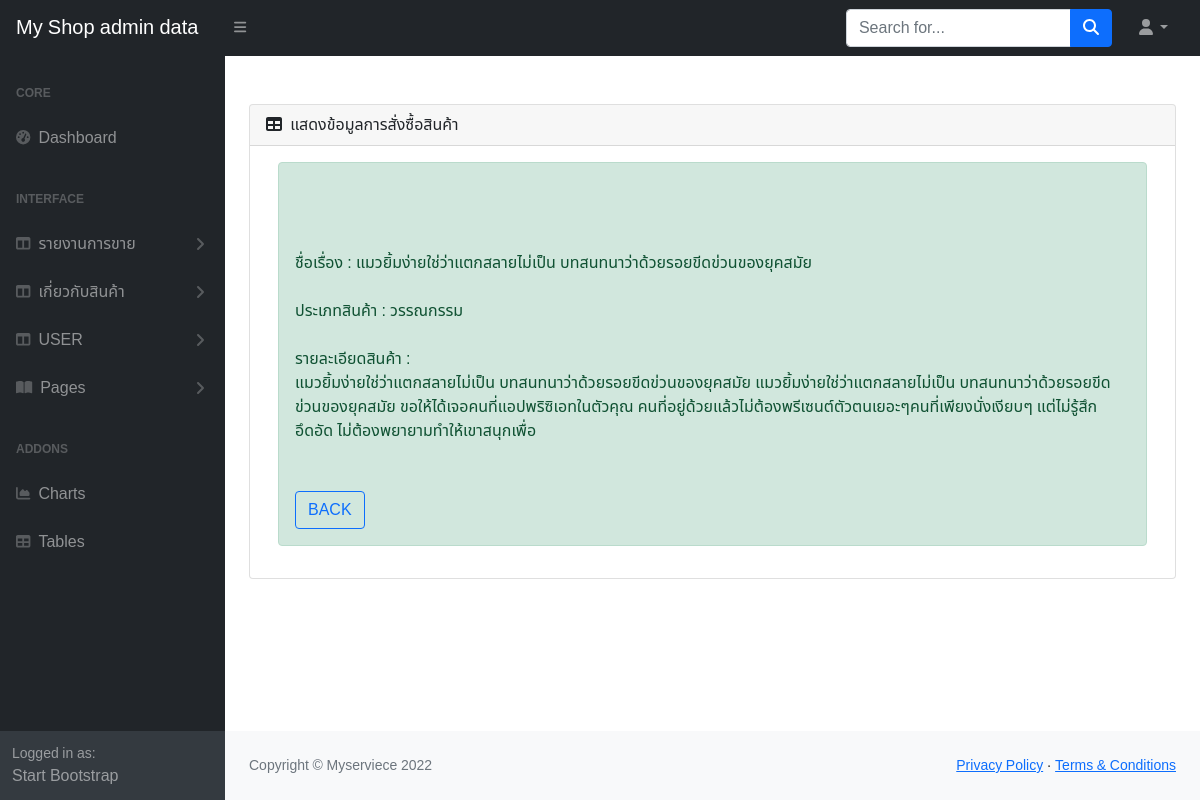
/admin/admin_showdetail_pro.php?p_id=P01, run on the app's committed database.
### tables this page shows
CREATE TABLE `product` (
  `p_id` varchar(11) NOT NULL COMMENT 'รหัสสินค้า',
  `p_name` varchar(255) NOT NULL COMMENT 'ชื่อสินค้า',
  `des` varchar(1000) NOT NULL COMMENT 'รายละเอียดสินค้า',
  `price` int(11) NOT NULL COMMENT 'ราคาสินค้า',
  `type_id` varchar(11) NOT NULL COMMENT 'FK',
  `amount` int(11) NOT NULL COMMENT 'จำนวนสินค้า',
  `p_img` varchar(200) NOT NULL
);

CREATE TABLE `type_product` (
  `type_id` varchar(11) NOT NULL COMMENT 'รหัสประเภท',
  `type_name` varchar(255) NOT NULL
);

### admin/admin_showdetail_pro.php (the view, shortened to what this page needs)
<?php
    require('dbconnectadmin.php');
    $p_id = $_GET["p_id"];
    $sql = "SELECT * FROM product,type_product WHERE product.type_id = type_product.type_id AND  p_id='$p_id'";
    $resulet = mysqli_query($con,$sql);
    $row = mysqli_fetch_array($resulet);
?>
<!DOCTYPE html>
<html lang="en">
<head>
    <link href="https://cdn.jsdelivr.net/npm/simple-datatables@latest/dist/style.css" rel="stylesheet" />
    <link href="css/styles.css" rel="stylesheet" />
    <link rel="stylesheet" href="style.css">
</head>
<body class="sb-nav-fixed">
    <?php include'menu.php';?>
    <div id="layoutSidenav_content">
        <br><br>
        <main>
            <div class="container-fluid px-4">
                <div class="card mb-4">
                    <div class="card-header">
                        <i class="fas fa-table me-1"></i>
                        แสดงข้อมูลการสั่งซื้อสินค้า
                    </div>
                    <div class="card-body">
                        <div class="container">
                            <div class="alert alert-success">
                                <div class="text-center">
                                </div><br>
                                <div class="row">
                                    <div class="col">
                                        <br>
                                        ชื่อเรื่อง : <?php echo $row["p_name"]?> <br><br>
                                        ประเภทสินค้า : <?php echo $row["type_name"]?><br><br>
                                        รายละเอียดสินค้า :<br> <?php echo $row["des"]?>
                                    </div>
                                </div>
                                <br><br>
                                <a href="adminshow_product.php" class="btn btn-outline-primary">BACK</a>
                            </div>
                        </div>
                    </div>
                </div>
            </div>
        </main>
        <?php include'footer.php';?>
    </div>
</body>
</html>

### admin/style.css (style rules this page uses)
* { font-family: 'Noto Sans Thai', sans-serif; }

### data on the page
product: p_name "แมวยิ้มง่ายใช่ว่าแตกสลายไม่เป็น บทสนทนาว่าด้วยรอยขีดข่วนของยุคสมัย", type.type_name "วรรณกรรม", des "แมวยิ้มง่ายใช่ว่าแตกสลายไม่เป็น บทสนทนาว่าด้วยรอยขีดข่วนของยุคสมัย แมวยิ้มง่ายใช่ว่าแตกสลายไม่เป็น บทสนทนาว่าด้วยรอยขีดข่วนของยุคสมัย ขอให้ได้เจอคนที่แอปพริซิเอทในตัวคุณ คนที่อยู่ด้วยแล้วไม่ต้องพรีเซนต์ตัวตนเยอะๆคนที่เพียงนั่งเงียบๆ แต่ไม่รู้สึกอึดอัด ไม่ต้องพยายามทำให้เขาสนุกเพื่อ"
